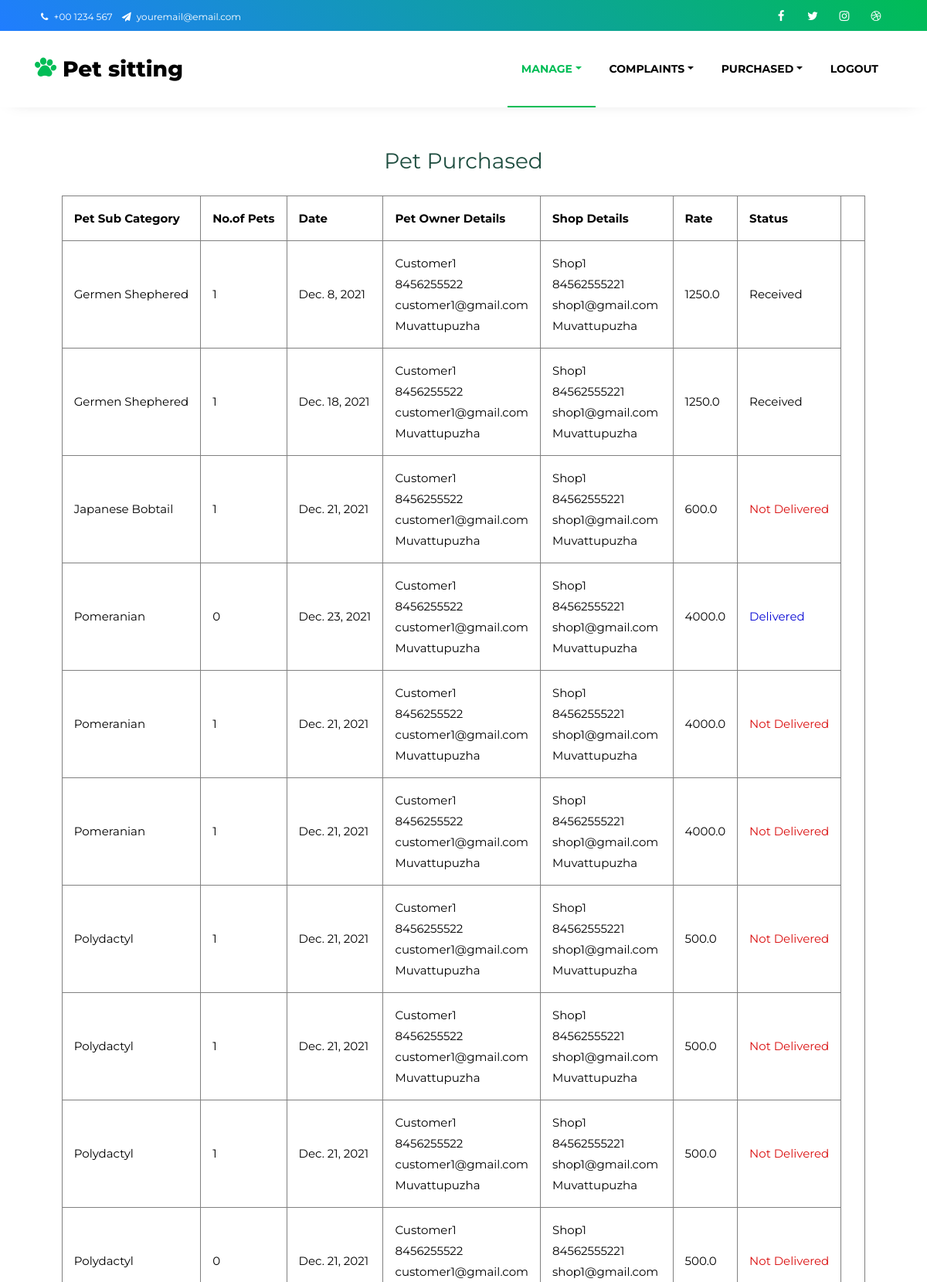
Screenshot of /admin1/petpurchased/ (upper part) with the database file from the repository.
### PetOwner/models.py (models this page shows)
class BuyPet(models.Model):
    Pet=models.ForeignKey(PetSale,on_delete=models.CASCADE)
    PetOwner=models.ForeignKey(Customer,on_delete=models.CASCADE)
    No_ofPets=models.IntegerField(null=False)
    TotalPrice=models.CharField(max_length=10,null=False)
    Date=models.DateField(auto_now=True)
    DeliveryAddress=models.TextField(null=True)
    Status=models.IntegerField(default=0)

### ShopOwner/models.py (models this page shows)
class PetSale(models.Model):
    PetSaleColor=models.CharField(max_length=20,null=False)
    PetSaleGender=models.CharField(max_length=20,null=False)
    PetSaleBreed=models.CharField(max_length=20,null=False)
    PetSaleSubCategory=models.ForeignKey(SubCategory,on_delete=models.CASCADE)
    PetSaleBreedCombination1=models.CharField(max_length=20,null=True)
    PetSaleBreedCombination2=models.CharField(max_length=20,null=True)
    PetSaleImage=models.FileField(upload_to="Uploads/PetSaleImages/",null=False)
    PetSaleCertificate=models.FileField(upload_to="Uploads/PetSaleCertificates/",null=False)
    PetSaleCertificateId=models.CharField(max_length=20,null=False)
    PetSaleStock=models.IntegerField(default=0)
    PetSaleRate=models.FloatField(null=False)
    Shop=models.ForeignKey(Shop,on_delete=models.CASCADE)

### BasicEntry/models.py (models this page shows, shortened)
class SubCategory(models.Model):
    SubCategory=models.CharField("SubCategory",max_length=20,null=False,unique=True)
    PetCategory=models.ForeignKey(PetCategory,on_delete=models.CASCADE)

class Place(models.Model):
    Place=models.CharField("Place",max_length=20,null=False,unique=True)
    District=models.ForeignKey(District,on_delete=models.CASCADE)
    def __str__(self):
        return self.Place

### Guest/models.py (models this page shows)
class Customer(models.Model):
    CustomerName=models.CharField(max_length=20,null=False)
    CustomerGender=models.CharField(max_length=20,null=False)
    CustomerContact=models.CharField(max_length=20,null=False)
    CustomerEmail=models.EmailField(max_length=20,null=False,unique=True)
    CustomerPlace=models.ForeignKey(Place,on_delete=models.SET_NULL,null=True)
    CustomerImage=models.FileField(upload_to='Uploads/PetOwnerPhotos/',null=True)
    CustomerUsername=models.CharField(max_length=20,null=False)
    CustomerPassword=models.CharField(max_length=20,null=False)
    def __str__(self):
        return self.CustomerName

class Shop(models.Model):
    ShopName=models.CharField(max_length=20,null=False)
    ShopContact=models.CharField(max_length=20,null=False)
    ShopEmail=models.CharField(max_length=20,null=False)
    ShopPlace=models.ForeignKey(Place,on_delete=models.SET_NULL,null=True)
    ShopLicencenumber=models.CharField(max_length=20,null=False)
    ShopProof=models.FileField(upload_to='Uploads/ShopProof/',null=False)
    ShopUsername=models.CharField(max_length=20,null=False)
    ShopPassword=models.CharField(max_length=20,null=False)
    shopStatus=models.BooleanField(default=False)

### Admin/views.py (the view)
# urls.py: path('petpurchased/',views.PetPurchased,name="pet-purchased"),
def PetPurchased(request):
    petpurchase=BuyPet.objects.all()
    return render(request,"Admin/PurchasedPets.html",{'petpurchase':petpurchase})

### Admin/templates/Admin/PurchasedPets.html
{%  extends 'Guest/HeaderAdmin.html' %}
    {% load static %}
    {% block content %}
    <center><h3 class="mt-5 mb-4" style="color: rgb(31, 78, 64);">Pet Purchased</h3></center>
    <table><table align="center" border=1 style="border-collapse: collapse;" cellpadding=15>
        <tr>
            <th>Pet Sub Category</th>
            <th>No.of Pets</th>
            <th>Date</th>
            <th>Pet Owner Details</th>
            <th>Shop Details</th>
            <th>Rate</th>
            <th>Status</th>
            <th></th>
        </tr>
        {% for data in petpurchase %}
        <tr>
            <td>{{data.Pet.PetSaleSubCategory.SubCategory}}</td>
            <td>{{data.No_ofPets}}</td>
            <td>{{data.Date}}</td>
            <td>{{data.PetOwner}} <br>
                {{data.PetOwner.CustomerContact}}<br>
                {{data.PetOwner.CustomerEmail}}<br>
                {{data.PetOwner.CustomerPlace}} <br>
            </td>
            <td>{{data.Pet.Shop.ShopName}} <br>{{data.Pet.Shop.ShopContact}}<br>
                {{data.Pet.Shop.ShopEmail}}<br>{{data.Pet.Shop.ShopPlace}}</td>
            <td>{{data.Pet.PetSaleRate}}</td>
            {% if data.Status == 0 %}
            <td style="color:rgb(218, 14, 14)">Not Delivered</td>
            {% elif data.Status == 1 %}
            <td style="color:rgb(8, 8, 212)">Delivered</td>
            {% elif data.Status == 2 %}
            <td>Received</td>
            {% endif %}
        </tr>
        {% endfor %}
    </table>
    <br><br><br><br><br><br><br><br><br><br><br><br><br>
    {%  include 'Guest/Footer.html' %}
    {% endblock %}

### rows the page displays
BuyPet: Pet.PetSaleSubCategory.SubCategory "Germen Shephered", No_ofPets "1", Date "Dec. 8, 2021", PetOwner "Customer1", PetOwner.CustomerContact "8456255522", PetOwner.CustomerEmail "customer1@gmail.com", PetOwner.CustomerPlace "Muvattupuzha", Pet.Shop.ShopName "Shop1", Pet.Shop.ShopContact "84562555221", Pet.Shop.ShopEmail "shop1@gmail.com", Pet.Shop.ShopPlace "Muvattupuzha", Pet.PetSaleRate "1250.0", Status "Received"
BuyPet: Pet.PetSaleSubCategory.SubCategory "Germen Shephered", No_ofPets "1", Date "Dec. 18, 2021", PetOwner "Customer1", PetOwner.CustomerContact "8456255522", PetOwner.CustomerEmail "customer1@gmail.com", PetOwner.CustomerPlace "Muvattupuzha", Pet.Shop.ShopName "Shop1", Pet.Shop.ShopContact "84562555221", Pet.Shop.ShopEmail "shop1@gmail.com", Pet.Shop.ShopPlace "Muvattupuzha", Pet.PetSaleRate "1250.0", Status "Received"
BuyPet: Pet.PetSaleSubCategory.SubCategory "Japanese Bobtail", No_ofPets "1", Date "Dec. 21, 2021", PetOwner "Customer1", PetOwner.CustomerContact "8456255522", PetOwner.CustomerEmail "customer1@gmail.com", PetOwner.CustomerPlace "Muvattupuzha", Pet.Shop.ShopName "Shop1", Pet.Shop.ShopContact "84562555221", Pet.Shop.ShopEmail "shop1@gmail.com", Pet.Shop.ShopPlace "Muvattupuzha", Pet.PetSaleRate "600.0", Status "Not Delivered"
BuyPet: Pet.PetSaleSubCategory.SubCategory "Pomeranian", No_ofPets "0", Date "Dec. 23, 2021", PetOwner "Customer1", PetOwner.CustomerContact "8456255522", PetOwner.CustomerEmail "customer1@gmail.com", PetOwner.CustomerPlace "Muvattupuzha", Pet.Shop.ShopName "Shop1", Pet.Shop.ShopContact "84562555221", Pet.Shop.ShopEmail "shop1@gmail.com", Pet.Shop.ShopPlace "Muvattupuzha", Pet.PetSaleRate "4000.0", Status "Delivered"
BuyPet: Pet.PetSaleSubCategory.SubCategory "Pomeranian", No_ofPets "1", Date "Dec. 21, 2021", PetOwner "Customer1", PetOwner.CustomerContact "8456255522", PetOwner.CustomerEmail "customer1@gmail.com", PetOwner.CustomerPlace "Muvattupuzha", Pet.Shop.ShopName "Shop1", Pet.Shop.ShopContact "84562555221", Pet.Shop.ShopEmail "shop1@gmail.com", Pet.Shop.ShopPlace "Muvattupuzha", Pet.PetSaleRate "4000.0", Status "Not Delivered"
BuyPet: Pet.PetSaleSubCategory.SubCategory "Pomeranian", No_ofPets "1", Date "Dec. 21, 2021", PetOwner "Customer1", PetOwner.CustomerContact "8456255522", PetOwner.CustomerEmail "customer1@gmail.com", PetOwner.CustomerPlace "Muvattupuzha", Pet.Shop.ShopName "Shop1", Pet.Shop.ShopContact "84562555221", Pet.Shop.ShopEmail "shop1@gmail.com", Pet.Shop.ShopPlace "Muvattupuzha", Pet.PetSaleRate "4000.0", Status "Not Delivered"
BuyPet: Pet.PetSaleSubCategory.SubCategory "Polydactyl", No_ofPets "1", Date "Dec. 21, 2021", PetOwner "Customer1", PetOwner.CustomerContact "8456255522", PetOwner.CustomerEmail "customer1@gmail.com", PetOwner.CustomerPlace "Muvattupuzha", Pet.Shop.ShopName "Shop1", Pet.Shop.ShopContact "84562555221", Pet.Shop.ShopEmail "shop1@gmail.com", Pet.Shop.ShopPlace "Muvattupuzha", Pet.PetSaleRate "500.0", Status "Not Delivered"
BuyPet: Pet.PetSaleSubCategory.SubCategory "Polydactyl", No_ofPets "1", Date "Dec. 21, 2021", PetOwner "Customer1", PetOwner.CustomerContact "8456255522", PetOwner.CustomerEmail "customer1@gmail.com", PetOwner.CustomerPlace "Muvattupuzha", Pet.Shop.ShopName "Shop1", Pet.Shop.ShopContact "84562555221", Pet.Shop.ShopEmail "shop1@gmail.com", Pet.Shop.ShopPlace "Muvattupuzha", Pet.PetSaleRate "500.0", Status "Not Delivered"
BuyPet: Pet.PetSaleSubCategory.SubCategory "Polydactyl", No_ofPets "1", Date "Dec. 21, 2021", PetOwner "Customer1", PetOwner.CustomerContact "8456255522", PetOwner.CustomerEmail "customer1@gmail.com", PetOwner.CustomerPlace "Muvattupuzha", Pet.Shop.ShopName "Shop1", Pet.Shop.ShopContact "84562555221", Pet.Shop.ShopEmail "shop1@gmail.com", Pet.Shop.ShopPlace "Muvattupuzha", Pet.PetSaleRate "500.0", Status "Not Delivered"
BuyPet: Pet.PetSaleSubCategory.SubCategory "Polydactyl", No_ofPets "0", Date "Dec. 21, 2021", PetOwner "Customer1", PetOwner.CustomerContact "8456255522", PetOwner.CustomerEmail "customer1@gmail.com", Pet.Shop.ShopName "Shop1", Pet.Shop.ShopContact "84562555221", Pet.Shop.ShopEmail "shop1@gmail.com", Pet.PetSaleRate "500.0", Status "Not Delivered"
